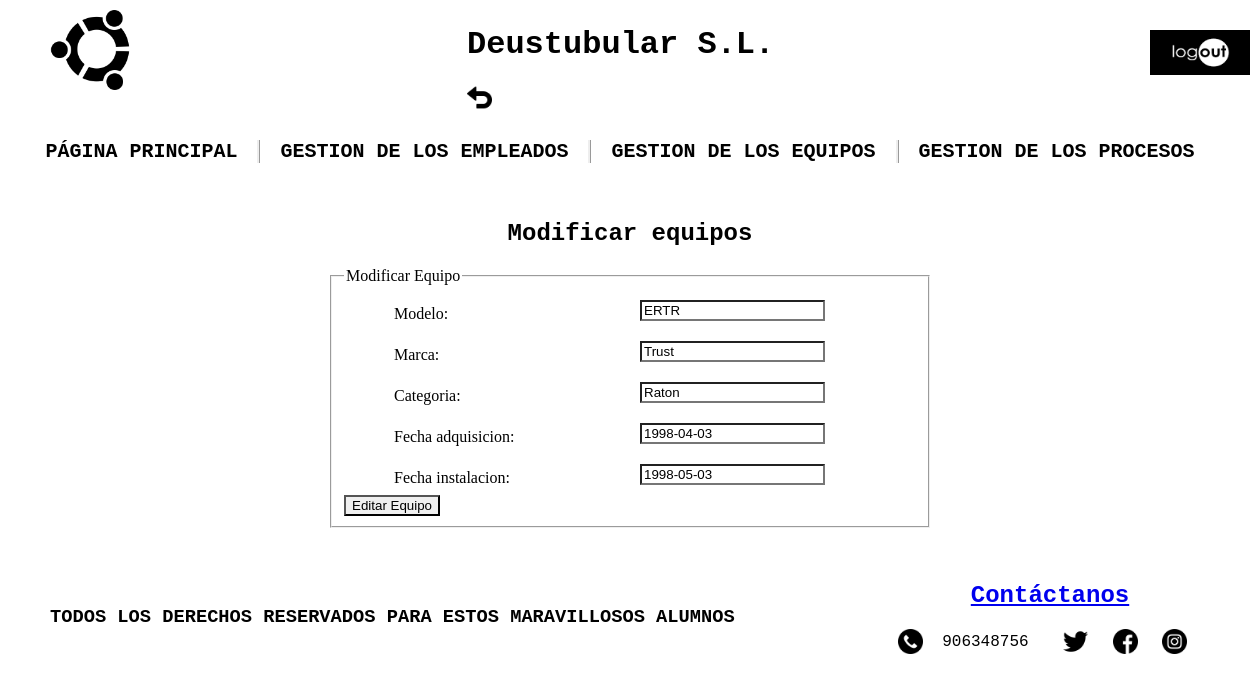
Before: /appProduccion/produccion/equipos/6/update/ (signed in) with the older database file.
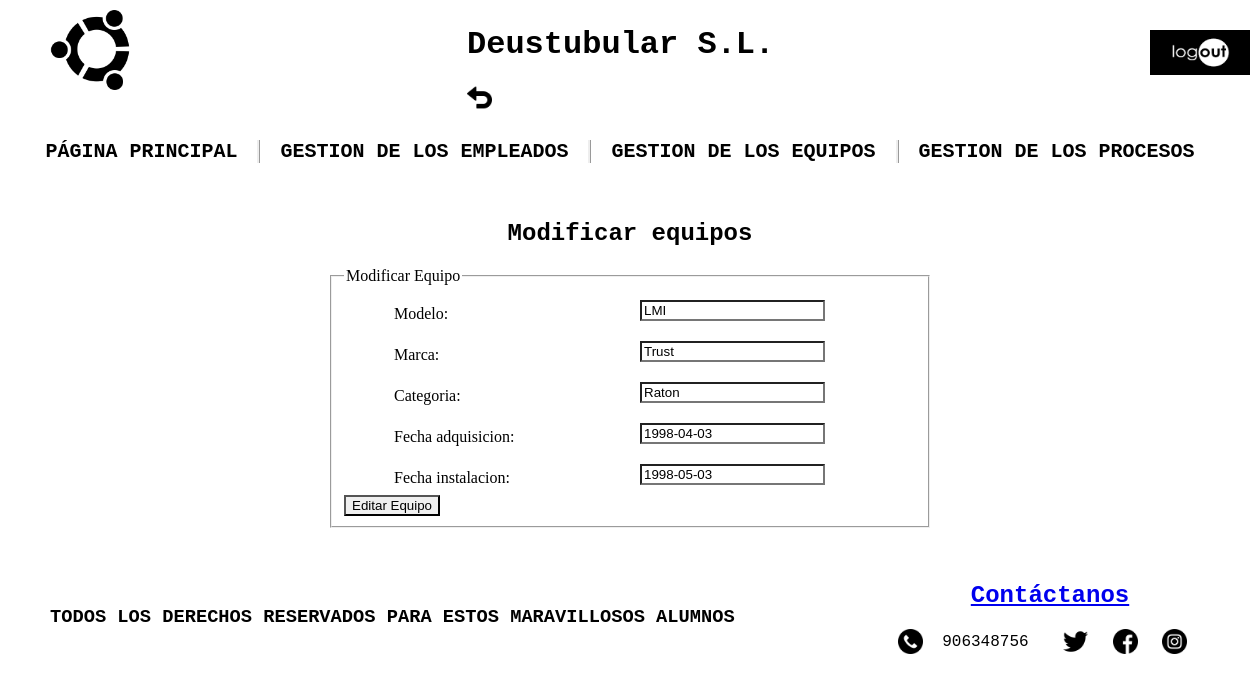
After: the same page with the newer database file.
### appProduccion/models.py (models this page shows, shortened)
class Equipo(models.Model):
    modelo = models.CharField(max_length=100)
    marca = models.CharField(max_length=100)
    categoria = models.CharField(max_length=100)
    fecha_adquisicion = models.DateField(default="01/01/1990")
    fecha_instalacion = models.DateField(default="01/01/1990")

### appProduccion/views.py (the view)
# urls.py: path('produccion/equipos/<int:pk>/update/', views.EquipoUpdateView.as_view(), name='equipo_edit'),
class EquipoUpdateView(StaffRequiredMixin, UpdateView):
    model = Equipo
    form_class = EquipoForm
    template_name = 'equipo_update.html'
    success_url = reverse_lazy('equipo_list')
    def get_context_data(self, **kwargs):
        context = super(EquipoUpdateView, self).get_context_data(**kwargs)
        context['titulo_pagina'] = 'Modificar equipos'
        return context

### appProduccion/forms.py
class EquipoForm(forms.ModelForm):
    class Meta:
        model = Equipo
        fields = '__all__'

### appProduccion/views.py (called while the page is built)
    @method_decorator(staff_member_required)
    def dispatch(self, request, *args, **kwargs):
        return super(StaffRequiredMixin, self).dispatch(request, *args, **kwargs)

### appProduccion/Templates/equipo_update.html (shortened to what this page needs)
{% extends "base.html" %}
{% block contenido %}
<fieldset>
    <legend>Modificar Equipo</legend>
    <form action="" method="post">
        {% for field in form %}
            <div>
                <div class="form-izq-50">
                    {{ field.label_tag }}
                </div>
                <div class="float-der-50">
                    {{ field }}
                </div>
            </div>
        {% endfor %}
        <br>
        <input class="enviar" type="submit" value="Editar Equipo">
    </form>
</fieldset>
{% endblock %}

Changed rows visible on the page:
changed Equipo "Trust": modelo "ERTR" → "LMI"
